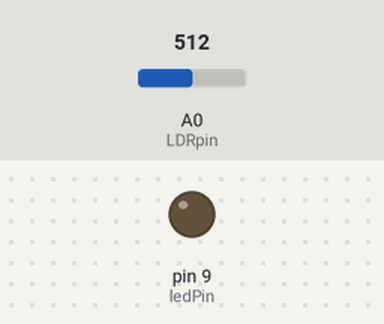
This sketch was run on a simulated Arduino Uno, built with avr-gcc and run on an emulated ATmega328P. Shown: output pins drawn as LEDs (lit = HIGH). Inputs (shaded band) come from the test bench; at power-on: A0 (LDRpin) = 512.

Above: at 1.2 s.
1.3 s: A0 (LDRpin) set to 162
2.8 s: A0 (LDRpin) set to 138
At 4.0 s:
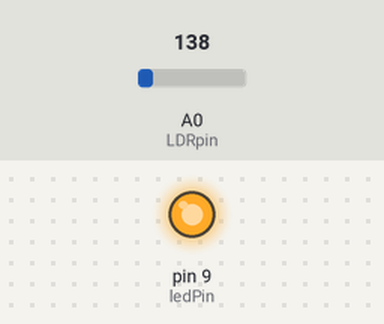
4.3 s: A0 (LDRpin) set to 160
At 5.3 s:
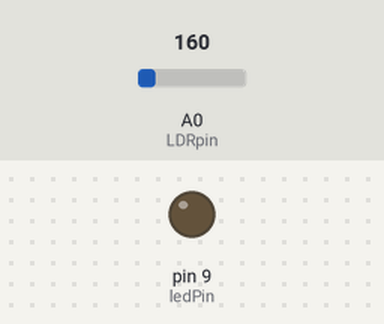
5.8 s: A0 (LDRpin) set to 140
At 6.4 s:
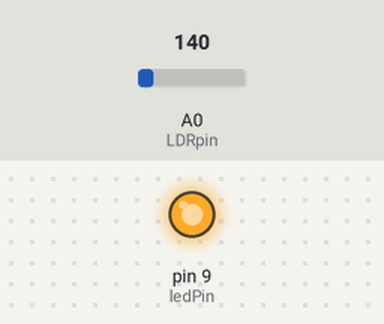
Timing chart, 0 to 8.3 s (numbered marks = the images above; inputs shaded):
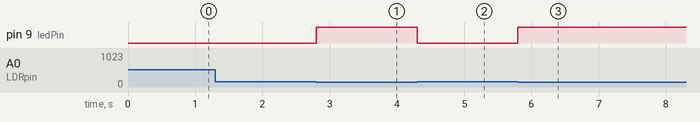

The sketch:

LDR_LED.ino
```cpp
const int ledPin=9;
const int LDRpin=A0;
void setup() {
  pinMode(ledPin,OUTPUT);

}

void loop() {
  int deger=analogRead(LDRpin);
  if (deger < 150)
  digitalWrite(ledPin,HIGH);
  else
  digitalWrite(ledPin,LOW);


}
```

Measured:
- the behaviour switches between 150 and 149 on A0 (LDRpin) (found by bisection; images 0 and 1)
- after the input at 1.3 s, every drawn part: stays the same
- after the input at 2.8 s, pin 9 (ledPin): LOW → HIGH at once
- after the input at 4.3 s, pin 9 (ledPin): HIGH → LOW at once
- after the input at 5.8 s, pin 9 (ledPin): LOW → HIGH at once
